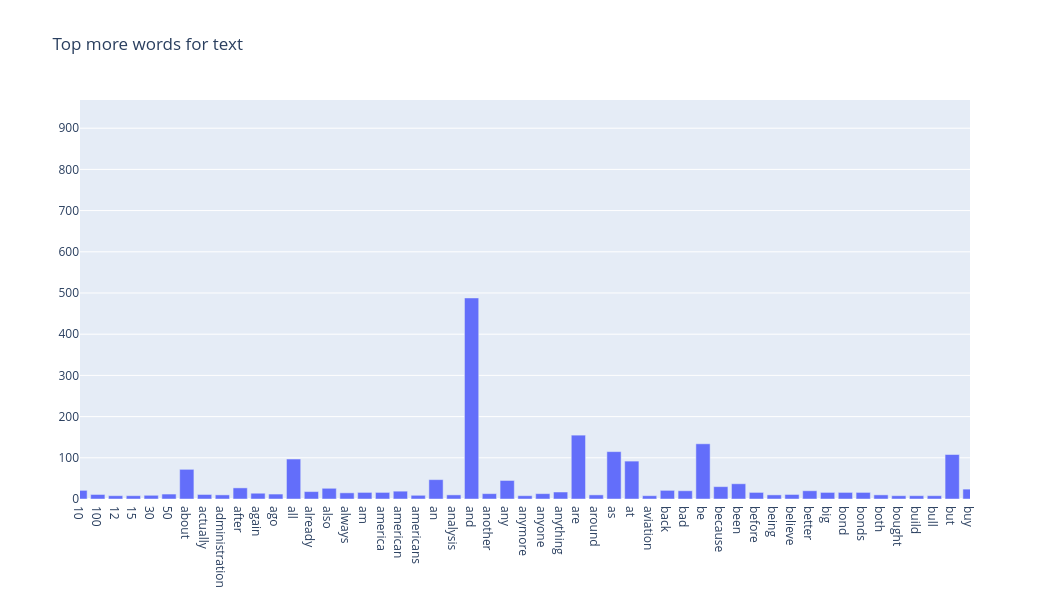

The notebook cell saved with this chart:
### Code cell
# Answer here
print(''' 先來看看這個freq的資料分布如何，再來決定篩選的門檻值''')

freq_series_text = pd.Series(term_freq_text)
print(freq_series_text.describe(percentiles=[.1, .25, .5, .75, .9, .95, .99]))

print("可以看出這個資料差異沒有特，但詞會用量上有一定比例的差距，決定先用90%=7,先做篩選")

print("決定門檻值，篩出有用、較多的資料")
# 正確的詞頻計算（每個詞 across 所有文件）
more= term_freq_text>7

print("繪圖")
fig = go.Figure(go.Bar(x=count_vect_text.get_feature_names_out()[more], 
                       y=term_freq_text[more]))
fig.update_layout(
    title='Top more words for text',
    xaxis=dict(
        tickmode='array',
        range=[0, 50]
    ),
    width=1050,
    height=600
)


fig.show()

print(''' 
在內文的部分，因為有許多文章撰寫需求，出現更多的是介係詞，而非有意義的詞，可以看出title和text顯現出不同的資料特性。
''')

### Figure 1 — Plotly figure (JSON) as saved in the notebook; plotly's stock layout.template omitted (floating-point values rounded to 4 significant figures; data arrays with more than 128 entries replaced by an {"elided": "..."} marker saying what was removed)
{"data": [{"type": "bar", "x": {"elided": "398 str values"}, "y": {"elided": "398 int values"}}], "layout": {"height": 600, "title": {"text": "Top more words for text"}, "width": 1050, "xaxis": {"range": [0, 50], "tickmode": "array", "type": "category"}, "yaxis": {"autorange": true, "range": [0, 968.4], "type": "linear"}}}
